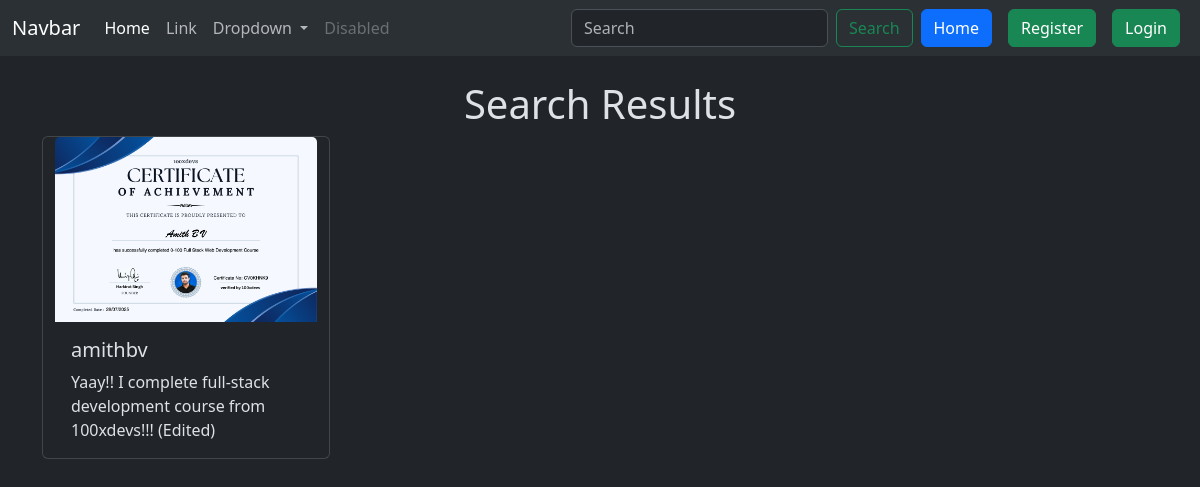
/tweet/search/, run on an earlier commit of the app's database.
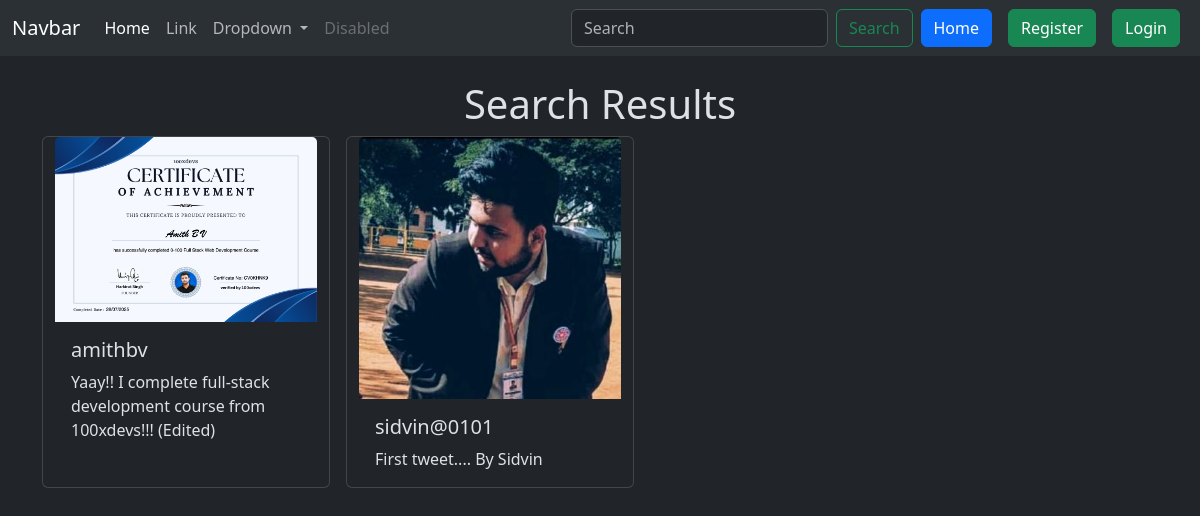
And on a later commit of the database.
### tweet/models.py (models this page shows, shortened)
class Tweet(models.Model):
    user = models.ForeignKey(User, on_delete=models.CASCADE)
    text = models.TextField(max_length=250)
    photo = models.ImageField(upload_to='photos/', blank=True, null=True)
    created_at = models.DateTimeField(auto_now_add=True)
    updated_at = models.DateTimeField(auto_now=True)

### tweet/views.py (the view)
# urls.py: path('search/', views.search, name='search'),
def search(request):
    search_text = request.POST.get('search', '')
    tweets = Tweet.objects.filter(text__icontains=search_text)
    return render(request, 'search.html', { 'tweets': tweets })

### tweet/templates/search.html (shortened to what this page needs)
{% extends 'layout.html' %}
{% block content %}
    <h1 class='text-center mt-4'>Search Results</h1>
    <div class="container row gap-3">
        {% for tweet in tweets %}
            <div class="card" style="width: 18rem;">
                <img src="{{ tweet.photo.url }}" class="card-img-top" alt="...">
                <div class="card-body">
                    <h5 class="card-title">{{ tweet.user.username }}</h5>
                    <p class="card-text">{{ tweet.text }}</p>
                </div>
            </div>
        {% endfor %}
    </div>
{% endblock  %}

What changed in the data, as far as the page shows it:
added Tweet: photo (picture), user.username "sidvin@0101", text "First tweet.... By Sidvin"
